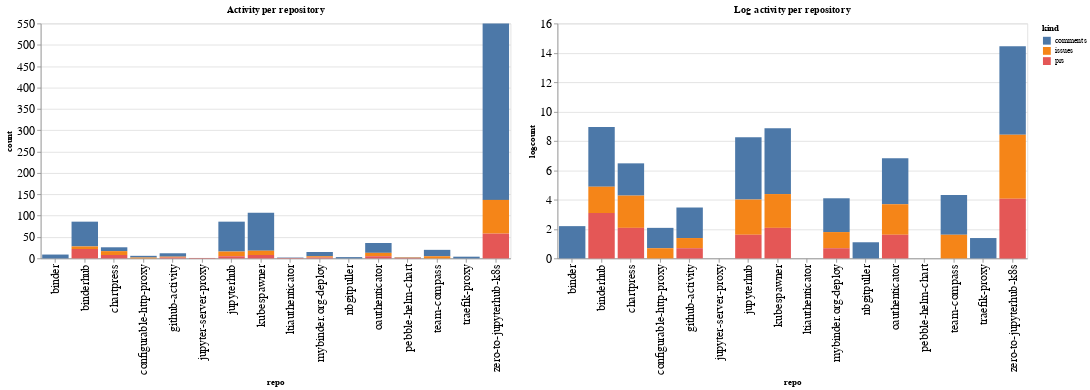

Notebook code for this chart:
### Code cell
ch1 = alt.Chart(repo_summaries, width=600, title="Activity per repository").mark_bar().encode(
    x='repo',
    y='count',
    color='kind',
    tooltip="kind"
)

ch2 = alt.Chart(repo_summaries, width=600, title="Log activity per repository").mark_bar().encode(
    x='repo',
    y='logcount',
    color='kind',
    tooltip="kind"
)

ch1 | ch2

### Figure 1 — Vega-Lite specification as saved in the notebook (floating-point values rounded to 4 significant figures)
{"config": {"axisLeft": {"labelFontSize": 15}, "axisBottom": {"labelFontSize": 15}}, "hconcat": [{"mark": "bar", "encoding": {"color": {"type": "nominal", "field": "kind"}, "tooltip": {"type": "nominal", "field": "kind"}, "x": {"type": "nominal", "field": "repo"}, "y": {"type": "quantitative", "field": "count"}}, "title": "Activity per repository", "width": 600}, {"mark": "bar", "encoding": {"color": {"type": "nominal", "field": "kind"}, "tooltip": {"type": "nominal", "field": "kind"}, "x": {"type": "nominal", "field": "repo"}, "y": {"type": "quantitative", "field": "logcount"}}, "title": "Log activity per repository", "width": 600}], "data": {"name": "data-c001267370acee2a80f36188433cd8c5"}, "$schema": "https://vega.github.io/schema/vega-lite/v4.8.1.json", "datasets": {"data-c001267370acee2a80f36188433cd8c5": [{"repo": "binder", "kind": "comments", "count": 9, "logcount": 2.197}, {"repo": "binderhub", "kind": "comments", "count": 58, "logcount": 4.06}, {"repo": "binderhub", "kind": "issues", "count": 6, "logcount": 1.792}, {"repo": "binderhub", "kind": "prs", "count": 22, "logcount": 3.091}, {"repo": "chartpress", "kind": "comments", "count": 9, "logcount": 2.197}, {"repo": "chartpress", "kind": "issues", "count": 9, "logcount": 2.197}, {"repo": "chartpress", "kind": "prs", "count": 8, "logcount": 2.079}, {"repo": "configurable-http-proxy", "kind": "comments", "count": 4, "logcount": 1.386}, {"repo": "configurable-http-proxy", "kind": "issues", "count": 2, "logcount": 0.6931}, {"repo": "github-activity", "kind": "comments", "count": 8, "logcount": 2.079}, {"repo": "github-activity", "kind": "issues", "count": 2, "logcount": 0.6931}, {"repo": "github-activity", "kind": "prs", "count": 2, "logcount": 0.6931}, {"repo": "jupyter-server-proxy", "kind": "prs", "count": 1, "logcount": 0.0}, {"repo": "jupyterhub", "kind": "comments", "count": 70, "logcount": 4.248}, {"repo": "jupyterhub", "kind": "issues", "count": 11, "logcount": 2.398}, {"repo": "jupyterhub", "kind": "prs", "count": 5, "logcount": 1.609}, {"repo": "kubespawner", "kind": "comments", "count": 89, "logcount": 4.489}, {"repo": "kubespawner", "kind": "issues", "count": 10, "logcount": 2.303}, {"repo": "kubespawner", "kind": "prs", "count": 8, "logcount": 2.079}, {"repo": "ltiauthenticator", "kind": "comments", "count": 1, "logcount": 0.0}, {"repo": "ltiauthenticator", "kind": "prs", "count": 1, "logcount": 0.0}, {"repo": "mybinder.org-deploy", "kind": "comments", "count": 10, "logcount": 2.303}, {"repo": "mybinder.org-deploy", "kind": "issues", "count": 3, "logcount": 1.099}, {"repo": "mybinder.org-deploy", "kind": "prs", "count": 2, "logcount": 0.6931}, {"repo": "nbgitpuller", "kind": "comments", "count": 3, "logcount": 1.099}, {"repo": "oauthenticator", "kind": "comments", "count": 23, "logcount": 3.135}, {"repo": "oauthenticator", "kind": "issues", "count": 8, "logcount": 2.079}, {"repo": "oauthenticator", "kind": "prs", "count": 5, "logcount": 1.609}, {"repo": "pebble-helm-chart", "kind": "comments", "count": 1, "logcount": 0.0}, {"repo": "pebble-helm-chart", "kind": "issues", "count": 1, "logcount": 0.0}, {"repo": "pebble-helm-chart", "kind": "prs", "count": 1, "logcount": 0.0}, {"repo": "team-compass", "kind": "comments", "count": 15, "logcount": 2.708}, {"repo": "team-compass", "kind": "issues", "count": 5, "logcount": 1.609}, {"repo": "traefik-proxy", "kind": "comments", "count": 4, "logcount": 1.386}, {"repo": "zero-to-jupyterhub-k8s", "kind": "comments", "count": 413, "logcount": 6.023}, {"repo": "zero-to-jupyterhub-k8s", "kind": "issues", "count": 79, "logcount": 4.369}, {"repo": "zero-to-jupyterhub-k8s", "kind": "prs", "count": 58, "logcount": 4.06}]}}
